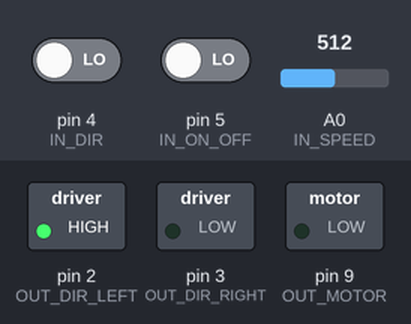
Recording of a sketch running on a simulated Arduino Uno, built with avr-gcc and run on an emulated ATmega328P. Shown: switched loads named in the sketch (green lamp = pin HIGH). The inputs (shaded band) are chosen by the test bench; at power-on: pin 4 (IN_DIR) LOW, pin 5 (IN_ON_OFF) LOW, A0 (IN_SPEED) = 512.

Above: at 1.2 s.
1.3 s: pin 4 (IN_DIR) driven HIGH
At 2.0 s:
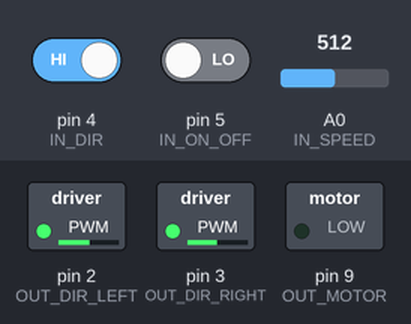
4.3 s: pin 5 (IN_ON_OFF) driven HIGH
At 5.2 s:
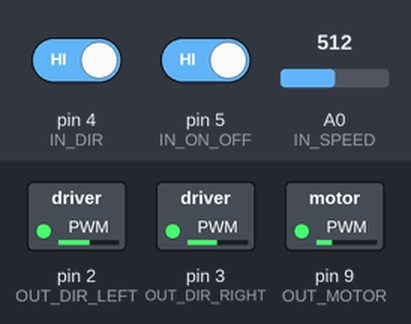
5.8 s: A0 (IN_SPEED) set to 1005
At 7.0 s:
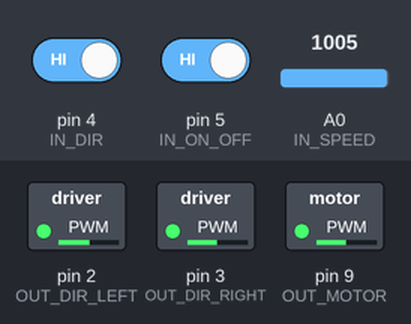
7.3 s: A0 (IN_SPEED) set to 1020
10.3 s: A0 (IN_SPEED) set to 0
13.3 s: pin 4 (IN_DIR) driven LOW
At 14.5 s:
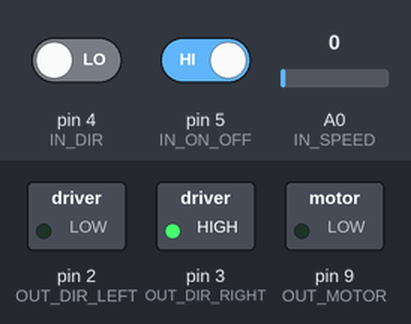
Timing chart, 0 to 15.8 s (numbered marks = the images above; inputs shaded):
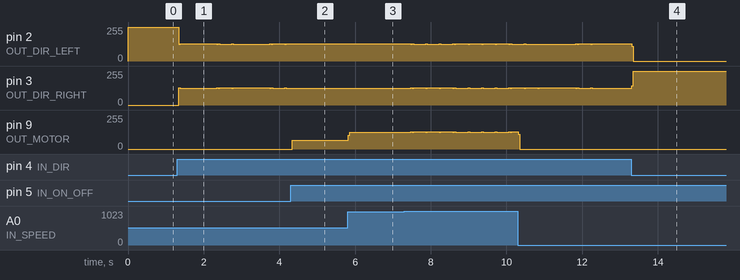

The sketch:

motor.ino
```cpp
const int OUT_DIR_LEFT  = 2;
const int OUT_DIR_RIGHT = 3;
const int OUT_MOTOR = 9;
const int IN_ON_OFF = 5;
const int IN_DIR = 4;
const int IN_SPEED = A0;

boolean isOn = false;
boolean isTurningLeft = true;

int motorSpeed = 0;

void setup() {
  pinMode(IN_ON_OFF, INPUT);
  pinMode(IN_DIR, INPUT);
  pinMode(OUT_MOTOR, OUTPUT);
  pinMode(OUT_DIR_LEFT, OUTPUT);
  pinMode(OUT_DIR_RIGHT, OUTPUT);
  digitalWrite(OUT_MOTOR, LOW);
}

void loop() {
  isOn = digitalRead(IN_ON_OFF) == HIGH ? !isOn : isOn;
  delay(1);
  isTurningLeft = digitalRead(IN_DIR) == HIGH ? !isTurningLeft : isTurningLeft;
  motorSpeed = analogRead(IN_SPEED) / 4;
  digitalWrite(OUT_DIR_LEFT, isTurningLeft ? HIGH : LOW);
  digitalWrite(OUT_DIR_RIGHT, isTurningLeft ? LOW : HIGH);
  analogWrite(OUT_MOTOR, isOn ? motorSpeed : 0);
}
```

Measured:
- after the input at 4.3 s, pin 2 (OUT_DIR_LEFT): stays 130/255 (without the input it goes to 124/255 after 0.49 s); pin 3 (OUT_DIR_RIGHT): stays 125/255 (without the input it goes to 131/255 after 0.49 s); pin 9 (OUT_MOTOR): 0/255 → 65/255 after 0.05 s
- after the input at 5.8 s, pin 9 (OUT_MOTOR): 65/255 → 124/255 at once
